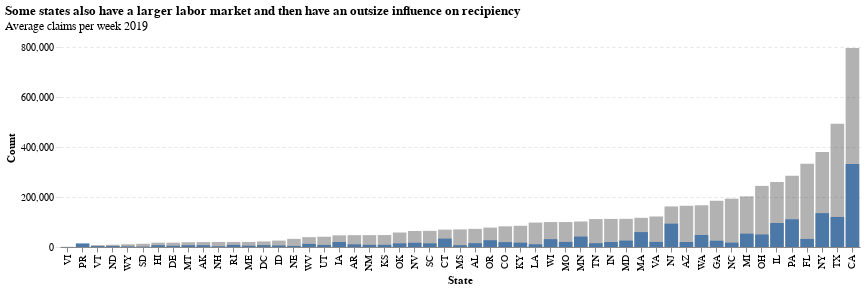

Notebook code for this chart:
### Code cell
# c4: Bar chart, not every state is created equal
c4_u3 = (
    alt.Chart(
        st_cts_df,
        title=alt.Title(
            "Some states also have a larger labor market and then have an outsize influence on recipiency",
            subtitle="Average claims per week 2019",
        ),
    )
    .mark_bar(color="#33333360")
    .encode(
        alt.X("st:N").title("State").sort(field = 'ct_u3_12mo'),
        alt.Y("ct_u3_12mo:Q").title("Count"),
    )
)

c4_ui = (
    alt.Chart(st_cts_df)
    .mark_bar()
    .encode(
        alt.X("st:N").title("State").sort(field="ct_u3_12mo"),
        alt.Y("ct_wks_12mo:Q").title("Count"),
    )
)

c4 = (c4_u3 + c4_ui).transform_filter(
    (alt.datum.dt_y == 2019) & (alt.datum.dt_m == 12)
)
c4

### Figure 1 — Vega specification as saved in the notebook (floating-point values rounded to 4 significant figures)
{"$schema": "https://vega.github.io/schema/vega/v5.json", "data": [{"name": "source_0"}, {"name": "data_1", "values": [{"ct_u3_12mo_end": 10930.0, "ct_u3_12mo_start": 0.0, "st": "WY"}, {"ct_u3_12mo_end": 39350.0, "ct_u3_12mo_start": 0.0, "st": "WV"}, {"ct_u3_12mo_end": 99840.0, "ct_u3_12mo_start": 0.0, "st": "WI"}, {"ct_u3_12mo_end": 166900.0, "ct_u3_12mo_start": 0.0, "st": "WA"}, {"ct_u3_12mo_end": 7373.0, "ct_u3_12mo_start": 0.0, "st": "VT"}, {"ct_u3_12mo_end": 0.0, "ct_u3_12mo_start": 0.0, "st": "VI"}, {"ct_u3_12mo_end": 122100.0, "ct_u3_12mo_start": 0.0, "st": "VA"}, {"ct_u3_12mo_end": 41110.0, "ct_u3_12mo_start": 0.0, "st": "UT"}, {"ct_u3_12mo_end": 492900.0, "ct_u3_12mo_start": 0.0, "st": "TX"}, {"ct_u3_12mo_end": 111700.0, "ct_u3_12mo_start": 0.0, "st": "TN"}, {"ct_u3_12mo_end": 12930.0, "ct_u3_12mo_start": 0.0, "st": "SD"}, {"ct_u3_12mo_end": 64650.0, "ct_u3_12mo_start": 0.0, "st": "SC"}, {"ct_u3_12mo_end": 20220.0, "ct_u3_12mo_start": 0.0, "st": "RI"}, {"ct_u3_12mo_end": 0.0, "ct_u3_12mo_start": 0.0, "st": "PR"}, {"ct_u3_12mo_end": 284800.0, "ct_u3_12mo_start": 0.0, "st": "PA"}, {"ct_u3_12mo_end": 77620.0, "ct_u3_12mo_start": 0.0, "st": "OR"}, {"ct_u3_12mo_end": 57930.0, "ct_u3_12mo_start": 0.0, "st": "OK"}, {"ct_u3_12mo_end": 244500.0, "ct_u3_12mo_start": 0.0, "st": "OH"}, {"ct_u3_12mo_end": 380500.0, "ct_u3_12mo_start": 0.0, "st": "NY"}, {"ct_u3_12mo_end": 64070.0, "ct_u3_12mo_start": 0.0, "st": "NV"}, {"ct_u3_12mo_end": 47400.0, "ct_u3_12mo_start": 0.0, "st": "NM"}, {"ct_u3_12mo_end": 162300.0, "ct_u3_12mo_start": 0.0, "st": "NJ"}, {"ct_u3_12mo_end": 20000.0, "ct_u3_12mo_start": 0.0, "st": "NH"}, {"ct_u3_12mo_end": 32640.0, "ct_u3_12mo_start": 0.0, "st": "NE"}, {"ct_u3_12mo_end": 8970.0, "ct_u3_12mo_start": 0.0, "st": "ND"}, {"ct_u3_12mo_end": 193200.0, "ct_u3_12mo_start": 0.0, "st": "NC"}, {"ct_u3_12mo_end": 19040.0, "ct_u3_12mo_start": 0.0, "st": "MT"}, {"ct_u3_12mo_end": 70420.0, "ct_u3_12mo_start": 0.0, "st": "MS"}, {"ct_u3_12mo_end": 99860.0, "ct_u3_12mo_start": 0.0, "st": "MO"}, {"ct_u3_12mo_end": 102000.0, "ct_u3_12mo_start": 0.0, "st": "MN"}, {"ct_u3_12mo_end": 202600.0, "ct_u3_12mo_start": 0.0, "st": "MI"}, {"ct_u3_12mo_end": 20250.0, "ct_u3_12mo_start": 0.0, "st": "ME"}, {"ct_u3_12mo_end": 112700.0, "ct_u3_12mo_start": 0.0, "st": "MD"}, {"ct_u3_12mo_end": 116700.0, "ct_u3_12mo_start": 0.0, "st": "MA"}, {"ct_u3_12mo_end": 97630.0, "ct_u3_12mo_start": 0.0, "st": "LA"}, {"ct_u3_12mo_end": 84830.0, "ct_u3_12mo_start": 0.0, "st": "KY"}, {"ct_u3_12mo_end": 47750.0, "ct_u3_12mo_start": 0.0, "st": "KS"}, {"ct_u3_12mo_end": 112400.0, "ct_u3_12mo_start": 0.0, "st": "IN"}, {"ct_u3_12mo_end": 260200.0, "ct_u3_12mo_start": 0.0, "st": "IL"}, {"ct_u3_12mo_end": 25670.0, "ct_u3_12mo_start": 0.0, "st": "ID"}, {"ct_u3_12mo_end": 46600.0, "ct_u3_12mo_start": 0.0, "st": "IA"}, {"ct_u3_12mo_end": 17300.0, "ct_u3_12mo_start": 0.0, "st": "HI"}, {"ct_u3_12mo_end": 184900.0, "ct_u3_12mo_start": 0.0, "st": "GA"}, {"ct_u3_12mo_end": 333400.0, "ct_u3_12mo_start": 0.0, "st": "FL"}, {"ct_u3_12mo_end": 17330.0, "ct_u3_12mo_start": 0.0, "st": "DE"}, {"ct_u3_12mo_end": 22200.0, "ct_u3_12mo_start": 0.0, "st": "DC"}, {"ct_u3_12mo_end": 69510.0, "ct_u3_12mo_start": 0.0, "st": "CT"}, {"ct_u3_12mo_end": 82620.0, "ct_u3_12mo_start": 0.0, "st": "CO"}, {"ct_u3_12mo_end": 795700.0, "ct_u3_12mo_start": 0.0, "st": "CA"}, {"ct_u3_12mo_end": 164900.0, "ct_u3_12mo_start": 0.0, "st": "AZ"}, {"ct_u3_12mo_end": 47320.0, "ct_u3_12mo_start": 0.0, "st": "AR"}, {"ct_u3_12mo_end": 72460.0, "ct_u3_12mo_start": 0.0, "st": "AL"}, {"ct_u3_12mo_end": 19830.0, "ct_u3_12mo_start": 0.0, "st": "AK"}]}, {"name": "data_2", "values": [{"ct_wks_12mo_end": 2501.0, "ct_wks_12mo_start": 0.0, "st": "WY"}, {"ct_wks_12mo_end": 12540.0, "ct_wks_12mo_start": 0.0, "st": "WV"}, {"ct_wks_12mo_end": 31400.0, "ct_wks_12mo_start": 0.0, "st": "WI"}, {"ct_wks_12mo_end": 48040.0, "ct_wks_12mo_start": 0.0, "st": "WA"}, {"ct_wks_12mo_end": 3835.0, "ct_wks_12mo_start": 0.0, "st": "VT"}, {"ct_wks_12mo_end": 464.6, "ct_wks_12mo_start": 0.0, "st": "VI"}, {"ct_wks_12mo_end": 20390.0, "ct_wks_12mo_start": 0.0, "st": "VA"}, {"ct_wks_12mo_end": 8416.0, "ct_wks_12mo_start": 0.0, "st": "UT"}, {"ct_wks_12mo_end": 120200.0, "ct_wks_12mo_start": 0.0, "st": "TX"}, {"ct_wks_12mo_end": 15310.0, "ct_wks_12mo_start": 0.0, "st": "TN"}, {"ct_wks_12mo_end": 1750.0, "ct_wks_12mo_start": 0.0, "st": "SD"}, {"ct_wks_12mo_end": 14610.0, "ct_wks_12mo_start": 0.0, "st": "SC"}, {"ct_wks_12mo_end": 8537.0, "ct_wks_12mo_start": 0.0, "st": "RI"}, {"ct_wks_12mo_end": 14360.0, "ct_wks_12mo_start": 0.0, "st": "PR"}, {"ct_wks_12mo_end": 110800.0, "ct_wks_12mo_start": 0.0, "st": "PA"}, {"ct_wks_12mo_end": 27070.0, "ct_wks_12mo_start": 0.0, "st": "OR"}, {"ct_wks_12mo_end": 14660.0, "ct_wks_12mo_start": 0.0, "st": "OK"}, {"ct_wks_12mo_end": 50130.0, "ct_wks_12mo_start": 0.0, "st": "OH"}, {"ct_wks_12mo_end": 135500.0, "ct_wks_12mo_start": 0.0, "st": "NY"}, {"ct_wks_12mo_end": 17000.0, "ct_wks_12mo_start": 0.0, "st": "NV"}, {"ct_wks_12mo_end": 8647.0, "ct_wks_12mo_start": 0.0, "st": "NM"}, {"ct_wks_12mo_end": 93420.0, "ct_wks_12mo_start": 0.0, "st": "NJ"}, {"ct_wks_12mo_end": 3058.0, "ct_wks_12mo_start": 0.0, "st": "NH"}, {"ct_wks_12mo_end": 4211.0, "ct_wks_12mo_start": 0.0, "st": "NE"}, {"ct_wks_12mo_end": 3920.0, "ct_wks_12mo_start": 0.0, "st": "ND"}, {"ct_wks_12mo_end": 17530.0, "ct_wks_12mo_start": 0.0, "st": "NC"}, {"ct_wks_12mo_end": 7123.0, "ct_wks_12mo_start": 0.0, "st": "MT"}, {"ct_wks_12mo_end": 7097.0, "ct_wks_12mo_start": 0.0, "st": "MS"}, {"ct_wks_12mo_end": 20480.0, "ct_wks_12mo_start": 0.0, "st": "MO"}, {"ct_wks_12mo_end": 41800.0, "ct_wks_12mo_start": 0.0, "st": "MN"}, {"ct_wks_12mo_end": 53460.0, "ct_wks_12mo_start": 0.0, "st": "MI"}, {"ct_wks_12mo_end": 5429.0, "ct_wks_12mo_start": 0.0, "st": "ME"}, {"ct_wks_12mo_end": 25630.0, "ct_wks_12mo_start": 0.0, "st": "MD"}, {"ct_wks_12mo_end": 59650.0, "ct_wks_12mo_start": 0.0, "st": "MA"}, {"ct_wks_12mo_end": 10860.0, "ct_wks_12mo_start": 0.0, "st": "LA"}, {"ct_wks_12mo_end": 17410.0, "ct_wks_12mo_start": 0.0, "st": "KY"}, {"ct_wks_12mo_end": 8825.0, "ct_wks_12mo_start": 0.0, "st": "KS"}, {"ct_wks_12mo_end": 19930.0, "ct_wks_12mo_start": 0.0, "st": "IN"}, {"ct_wks_12mo_end": 95960.0, "ct_wks_12mo_start": 0.0, "st": "IL"}, {"ct_wks_12mo_end": 6120.0, "ct_wks_12mo_start": 0.0, "st": "ID"}, {"ct_wks_12mo_end": 20030.0, "ct_wks_12mo_start": 0.0, "st": "IA"}, {"ct_wks_12mo_end": 7217.0, "ct_wks_12mo_start": 0.0, "st": "HI"}, {"ct_wks_12mo_end": 25170.0, "ct_wks_12mo_start": 0.0, "st": "GA"}, {"ct_wks_12mo_end": 32330.0, "ct_wks_12mo_start": 0.0, "st": "FL"}, {"ct_wks_12mo_end": 5093.0, "ct_wks_12mo_start": 0.0, "st": "DE"}, {"ct_wks_12mo_end": 7459.0, "ct_wks_12mo_start": 0.0, "st": "DC"}, {"ct_wks_12mo_end": 33480.0, "ct_wks_12mo_start": 0.0, "st": "CT"}, {"ct_wks_12mo_end": 19420.0, "ct_wks_12mo_start": 0.0, "st": "CO"}, {"ct_wks_12mo_end": 331900.0, "ct_wks_12mo_start": 0.0, "st": "CA"}, {"ct_wks_12mo_end": 20030.0, "ct_wks_12mo_start": 0.0, "st": "AZ"}, {"ct_wks_12mo_end": 10650.0, "ct_wks_12mo_start": 0.0, "st": "AR"}, {"ct_wks_12mo_end": 15290.0, "ct_wks_12mo_start": 0.0, "st": "AL"}, {"ct_wks_12mo_end": 7286.0, "ct_wks_12mo_start": 0.0, "st": "AK"}]}, {"name": "source_0_x_domain_st", "values": [{"sort_field": 10926, "st": "WY"}, {"sort_field": 39351, "st": "WV"}, {"sort_field": 99840, "st": "WI"}, {"sort_field": 166881, "st": "WA"}, {"sort_field": 7373, "st": "VT"}, {"sort_field": 0, "st": "VI"}, {"sort_field": 122113, "st": "VA"}, {"sort_field": 41109, "st": "UT"}, {"sort_field": 492926, "st": "TX"}, {"sort_field": 111745, "st": "TN"}, {"sort_field": 12930, "st": "SD"}, {"sort_field": 64649, "st": "SC"}, {"sort_field": 20220, "st": "RI"}, {"sort_field": 0, "st": "PR"}, {"sort_field": 284774, "st": "PA"}, {"sort_field": 77619, "st": "OR"}, {"sort_field": 57931, "st": "OK"}, {"sort_field": 244461, "st": "OH"}, {"sort_field": 380457, "st": "NY"}, {"sort_field": 64072, "st": "NV"}, {"sort_field": 47401, "st": "NM"}, {"sort_field": 162346, "st": "NJ"}, {"sort_field": 20004, "st": "NH"}, {"sort_field": 32637, "st": "NE"}, {"sort_field": 8970, "st": "ND"}, {"sort_field": 193222, "st": "NC"}, {"sort_field": 19044, "st": "MT"}, {"sort_field": 70417, "st": "MS"}, {"sort_field": 99861, "st": "MO"}, {"sort_field": 102002, "st": "MN"}, {"sort_field": 202553, "st": "MI"}, {"sort_field": 20250, "st": "ME"}, {"sort_field": 112655, "st": "MD"}, {"sort_field": 116711, "st": "MA"}, {"sort_field": 97634, "st": "LA"}, {"sort_field": 84834, "st": "KY"}, {"sort_field": 47753, "st": "KS"}, {"sort_field": 112408, "st": "IN"}, {"sort_field": 260227, "st": "IL"}, {"sort_field": 25670, "st": "ID"}, {"sort_field": 46604, "st": "IA"}, {"sort_field": 17297, "st": "HI"}, {"sort_field": 184922, "st": "GA"}, {"sort_field": 333356, "st": "FL"}, {"sort_field": 17334, "st": "DE"}, {"sort_field": 22198, "st": "DC"}, {"sort_field": 69512, "st": "CT"}, {"sort_field": 82624, "st": "CO"}, {"sort_field": 795711, "st": "CA"}, {"sort_field": 164852, "st": "AZ"}, {"sort_field": 47316, "st": "AR"}, {"sort_field": 72456, "st": "AL"}, {"sort_field": 19832, "st": "AK"}]}], "marks": [{"type": "rect", "name": "layer_0_marks", "from": {"data": "data_1"}, "encode": {"update": {"y": {"field": "ct_u3_12mo_end", "scale": "y"}, "y2": {"field": "ct_u3_12mo_start", "scale": "y"}, "width": {"signal": "max(0.25, bandwidth('x'))"}, "x": {"field": "st", "scale": "x"}, "fill": {"value": "#33333360"}}}, "style": ["bar"]}, {"type": "rect", "name": "layer_1_marks", "from": {"data": "data_2"}, "encode": {"update": {"x": {"field": "st", "scale": "x"}, "width": {"signal": "max(0.25, bandwidth('x'))"}, "y2": {"field": "ct_wks_12mo_start", "scale": "y"}, "fill": {"value": "#4c78a8"}, "y": {"field": "ct_wks_12mo_end", "scale": "y"}}}, "style": ["bar"]}], "scales": [{"name": "x", "type": "band", "domain": {"data": "source_0_x_domain_st", "field": "st", "sort": {"op": "max", "field": "sort_field"}}, "range": [0, {"signal": "width"}], "paddingOuter": 0.05, "paddingInner": 0.1}, {"name": "y", "type": "linear", "domain": {"fields": [{"data": "data_1", "field": "ct_u3_12mo_start"}, {"data": "data_1", "field": "ct_u3_12mo_end"}, {"data": "data_2", "field": "ct_wks_12mo_start"}, {"data": "data_2", "field": "ct_wks_12mo_end"}]}, "range": [{"signal": "height"}, 0], "nice": true, "zero": true}], "axes": [{"scale": "y", "tickCount": {"signal": "ceil(height/40)"}, "aria": false, "orient": "left", "labels": false, "minExtent": 0, "ticks": false, "gridScale": "x", "domain": false, "zindex": 0, "grid": true, "maxExtent": 0}, {"scale": "x", "zindex": 0, "orient": "bottom", "grid": false, "labelAlign": "right", "labelAngle": 270, "title": "State", "labelBaseline": "middle"}, {"scale": "y", "tickCount": {"signal": "ceil(height/40)"}, "labelOverlap": true, "zindex": 0, "grid": false, "title": "Count", "orient": "left"}], "title": {"text": "Some states also have a larger labor market and then have an outsize influence on recipiency", "anchor": "start", "offset": 10, "orient": "top", "subtitle": "Average claims per week 2019"}, "padding": 5, "config": {"range": {"category": ["#0076BF", "#BF4E00", "#6B4D23", "#BF8700", "#A1FF33"]}, "axis": {"labelFont": "Helvetica", "titleFont": "Helvetica"}, "axisX": {"grid": false}, "axisY": {"domain": false, "ticks": true, "grid": true, "gridDash": [3, 3], "tickColor": "#33333320", "gridColor": "#33333320"}, "legend": {"labelFont": "Helvetica", "titleFont": "Helvetica"}, "style": {"cell": {"stroke": "transparent", "width": 800, "heigh": 300}, "group-title": {"font": "Helvetica"}}}, "width": 800, "style": "cell", "background": "white", "height": 200}
